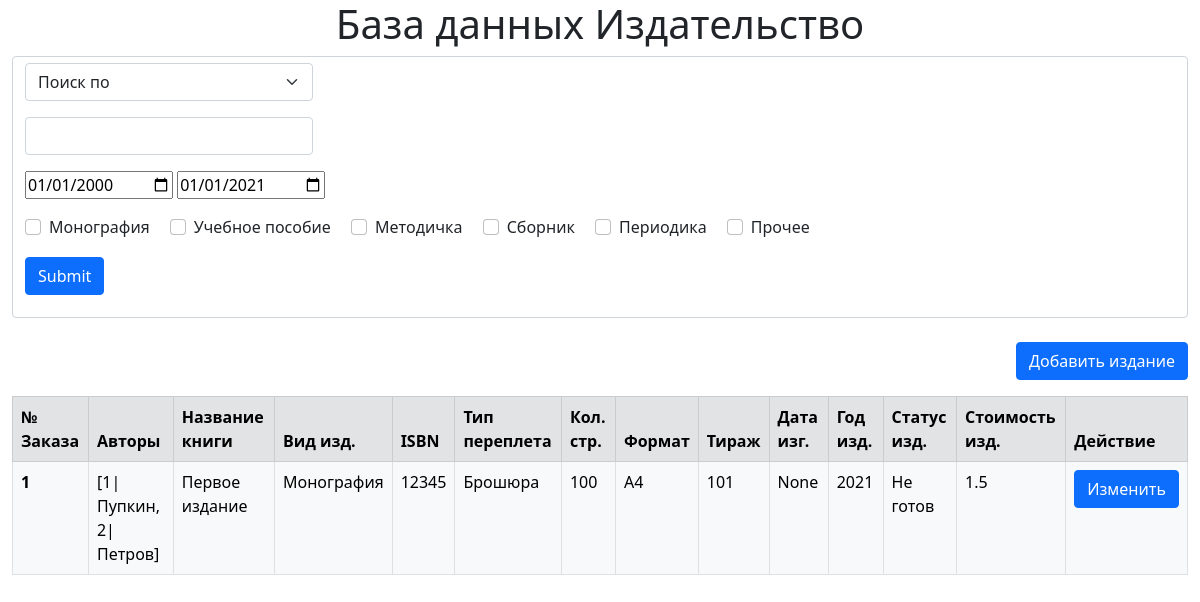
The page / on the database its author committed.
### models.py (models this page shows, shortened)
class Izd(db.Model):
    __tablename__ = 'izd'
    Nom_zak = db.Column(db.Integer(), primary_key=True, auto_increment=True)
    book_name = db.Column(db.String(100))
    vid_id = db.Column(db.Integer(), db.ForeignKey('vidi_izd.vid_id'))
    ISBN = db.Column(db.String(100))
    perep_id = db.Column(db.Integer(), db.ForeignKey('tipi_perep.perep_id'))
    kol_str = db.Column(db.String(40))
    format_id = db.Column(db.Integer(), db.ForeignKey('formati.format_id'))
    tirazh = db.Column(db.String(100))
    data_izg = db.Column(db.Date())
    god_izd = db.Column(db.String(40))
    status_id = db.Column(db.Integer(), db.ForeignKey('statusi.status_id'))
    stoim = db.Column(db.Integer())
    authors = db.relationship('Authors', secondary=association_table, back_populates='izds')

class Authors(db.Model):
    def __repr__(self):
        return f'{self.author_id}|{self.author_name}'
    __tablename__ = 'authors'
    author_id = db.Column(db.Integer(), primary_key=True)
    author_name = db.Column(db.String(100))
    izds = db.relationship("Izd", secondary=association_table, back_populates="authors")

class VidiIzd(db.Model):
    __tablename__ = 'vidi_izd'
    vid_id = db.Column(db.Integer(), primary_key=True)
    vid_name = db.Column(db.String(100))
    izd = db.relationship('Izd', backref='vid_izd')

class TipiPerep(db.Model):
    __tablename__ = 'tipi_perep'
    perep_id = db.Column(db.Integer(), primary_key=True)
    perep_name = db.Column(db.String(100))
    izd = db.relationship('Izd', backref='tip_perep')

class Formats(db.Model):
    __tablename__ = 'formati'
    format_id = db.Column(db.Integer(), primary_key=True)
    format_name = db.Column(db.String(40))
    izd = db.relationship('Izd', backref='format')

class Statusi(db.Model):
    __tablename__ = 'statusi'
    status_id = db.Column(db.Integer(), primary_key=True)
    status_name = db.Column(db.String(100))
    izd = db.relationship('Izd', backref='status')

### app.py (the view)
@app.route('/')  # главная страница
def index():
    izds = Izd.query.all()
    return render_template('index.html', izds=izds)

### templates/index.html (shortened to what this page needs)
{% extends "base.html" %}
{% block content %}
<form method="POST" action="/" class="form-control">
    <div>
        <p>
            {% if search_flag == 'Номер заказа' %}
                <select class="form-select form-select width-fix" name="search" id="search" aria-label="form-select">
                    <option disabled>Поиск по</option>
                    <option value="Номер заказа" selected>Номеру заказа</option>
                    <option value="Автор">Автору</option>
                    <option value="Название издания">Название издания</option>
                    <option value="Дата">Дате</option>
                </select>
            {% else %}
                <select class="form-select form-select width-fix" name="search" id="search" aria-label="form-select">
                    <option disabled selected>Поиск по</option>
                </select>
            {% endif %}
        </p>
        {% if text %}
            <p><input type="text" name="text" value="{{text}}" class="form-control input-group mb-3 width-fix"></p>
        {% else %}
            <p><input type="text" name="text" class="form-control input-group mb-3 width-fix"></p>
        {% endif %}
    </div>
    <div>
        <p>
            <input type="date" name="date_from" value="2000-01-01">
            <input type="date" name="date_to" value="2021-01-01">
        </p>
    </div>
    <p>
    <div class="form-check form-check-inline">
        {% if 'Монография' in flags %}
            <input class="form-check-input" type="checkbox" id="inlineCheckbox1" value="Монография" name="flags"
            checked>
        {% else %}
            <input class="form-check-input" type="checkbox" id="inlineCheckbox1" value="Монография" name="flags">
        {% endif %}
        <label class="form-check-label" for="inlineCheckbox1">Монография</label>
    </div>
    <div class="form-check form-check-inline">
        {% if 'Учебное пособие' in flags %}
            <input class="form-check-input" type="checkbox" id="inlineCheckbox2" value="Учебное пособие" name="flags"
            checked>
        {% else %}
            <input class="form-check-input" type="checkbox" id="inlineCheckbox2" value="Учебное пособие"
                   name="flags">
        {% endif %}
        <label class="form-check-label" for="inlineCheckbox2">Учебное пособие</label>
    </div>
    <div class="form-check form-check-inline">
        {% if 'Методичка' in flags %}
            <input class="form-check-input" type="checkbox" id="inlineCheckbox3" value="Методичка" name="flags"
            checked>
        {% else %}
            <input class="form-check-input" type="checkbox" id="inlineCheckbox3" value="Методичка" name="flags">
        {% endif %}
        <label class="form-check-label" for="inlineCheckbox3">Методичка</label>
    </div>
    <div class="form-check form-check-inline">
        {% if 'Сборник' in flags %}
            <input class="form-check-input" type="checkbox" id="inlineCheckbox4" value="Сборник" name="flags"
            checked>
        {% else %}
            <input class="form-check-input" type="checkbox" id="inlineCheckbox4" value="Сборник" name="flags">
        {% endif %}
        <label class="form-check-label" for="inlineCheckbox4">Сборник</label>
    </div>
    <div class="form-check form-check-inline">
        {% if 'Периодика' in flags %}
            <input class="form-check-input" type="checkbox" id="inlineCheckbox5" value="Периодика" name="flags"
            checked>
        {% else %}
            <input class="form-check-input" type="checkbox" id="inlineCheckbox5" value="Периодика" name="flags">
        {% endif %}
        <label class="form-check-label" for="inlineCheckbox5">Периодика</label>
    </div>
    <div class="form-check form-check-inline">
        {% if 'Прочее' in flags %}
            <input class="form-check-input" type="checkbox" id="inlineCheckbox6" value="Прочее" name="flags"
            checked>
        {% else %}
            <input class="form-check-input" type="checkbox" id="inlineCheckbox6" value="Прочее" name="flags">
        {% endif %}
        <label class="form-check-label" for="inlineCheckbox6">Прочее</label>
    </div>
    </p>
    <p><input type="submit" class="btn btn-primary"></p>
</form>
<nav class="right mt-4">
    <p><a class="btn btn-primary" href="/add_izd">Добавить издание</a></p>
</nav>
<table class="table table-bordered">
    <thead>
        <tr class="table-secondary">
            <th scope="col">№ Заказа</th>
            <th scope="col">Авторы</th>
            <th scope="col">Название книги</th>
            <th scope="col">Вид изд.</th>
            <th scope="col">ISBN</th>
            <th scope="col">Тип переплета</th>
            <th scope="col">Кол. стр.</th>
            <th scope="col">Формат</th>
            <th scope="col">Тираж</th>
            <th scope="col">Дата изг.</th>
            <th scope="col">Год изд.</th>
            <th scope="col">Статус изд.</th>
            <th scope="col">Стоимость изд.</th>
            <th scope="col">Действие</th>
        </tr>
    </thead>
    <tbody>
        {% for izd in izds %}
            <tr class="table-light">
                <th scope="row">{{izd.Nom_zak}}</th>
                <td>{{izd.authors}}</td>
                <td>{{izd.book_name}}</td>
                <td>{{izd.vid_izd.vid_name}}</td>
                {% if izd.ISBN %}
                    <td>{{izd.ISBN}}</td>
                {% else %}
                    <td>Отсутствует</td>
                {% endif %}
                <td>{{izd.tip_perep.perep_name}}</td>
                <td>{{izd.kol_str}}</td>
                <td>{{izd.format.format_name}}</td>
                <td>{{izd.tirazh}}</td>
                <td>{{izd.data_izg}}</td>
                <td>{{izd.god_izd}}</td>
                <td>{{izd.status.status_name}}</td>
                <td>{{izd.stoim / 100}}</td>
                <td>
                    <a href="/book/{{ izd.Nom_zak }}" class="btn btn-primary">Изменить</a>
                </td>
            </tr>
        {% endfor %}
    </tbody>
</table>
{% endblock %}

### templates/base.html (shortened to what this page needs)
<!doctype html>
<html lang="ru">
<head>
    <link href="https://cdn.jsdelivr.net/npm/bootstrap@5.0.0-beta3/dist/css/bootstrap.min.css" rel="stylesheet"
>
    <link rel="stylesheet" href="static/css/style.css">
</head>
<body>
<h1 class="text-center">База данных Издательство</h1>
<main role="main" class="container-xxl">
    {% block content %} {% endblock %}
</main>
</body>
</html>

### static/css/style.css (style rules this page uses)
.right { float: right; }
.width-fix { width: 25%; }

### rows shown on the page
Izd: Nom_zak "1", authors "[1|Пупкин, 2|Петров]", book_name "Первое издание", vid_izd.vid_name "Монография", ISBN "12345", tip_perep.perep_name "Брошюра", kol_str "100", format.format_name "А4", tirazh "101", data_izg "None", god_izd "2021", status.status_name "Не готов", izd.stoim/100 "1.5"
